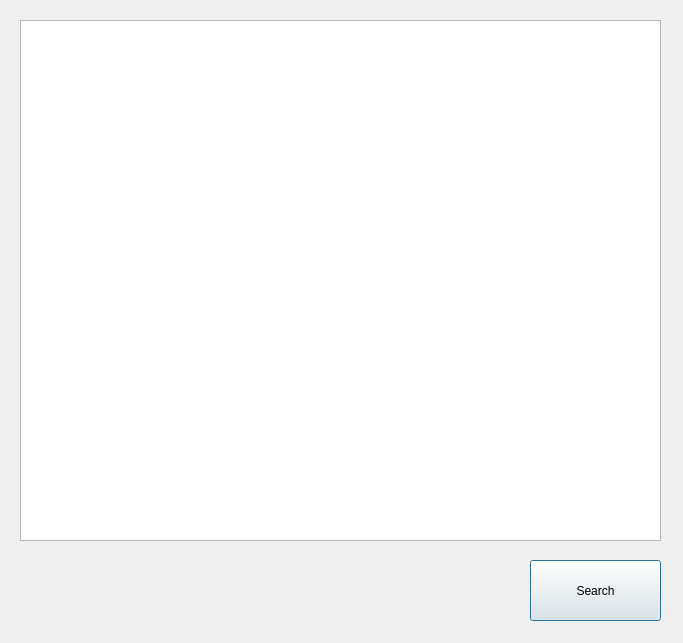
<?xml version="1.0" encoding="UTF-8"?>
<ui version="4.0">
 <class>ImpactedPlaceList</class>
 <widget class="QDialog" name="ImpactedPlaceList">
  <property name="geometry">
   <rect>
    <x>0</x>
    <y>0</y>
    <width>683</width>
    <height>643</height>
   </rect>
  </property>
  <property name="windowTitle">
   <string>Impacted Place List</string>
  </property>
  <widget class="QPushButton" name="SearchButton">
   <property name="geometry">
    <rect>
     <x>530</x>
     <y>560</y>
     <width>131</width>
     <height>61</height>
    </rect>
   </property>
   <property name="text">
    <string>Search</string>
   </property>
  </widget>
  <widget class="QListWidget" name="listWidget">
   <property name="geometry">
    <rect>
     <x>20</x>
     <y>20</y>
     <width>641</width>
     <height>521</height>
    </rect>
   </property>
   <property name="font">
    <font>
     <family>Arial</family>
    </font>
   </property>
  </widget>
 </widget>
 <resources/>
 <connections/>
</ui>
